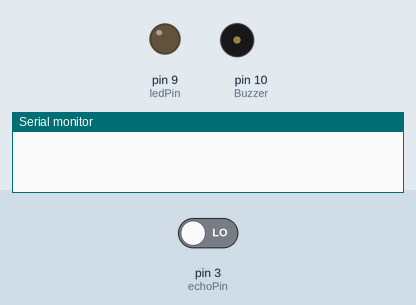
Simulated run of this sketch. Board: Arduino Uno, built with avr-gcc and run on an emulated ATmega328P. On the bench: output pins drawn as LEDs (lit = HIGH), buzzer (waves = sounding, pin HIGH), the last lines printed to the serial monitor. The inputs (shaded band) are chosen by the test bench; at power-on: pin 3 (echoPin) LOW. Pins used as bus, display or sensor lines are not drawn.

Above: at 0.1 s.
At 2.1 s:
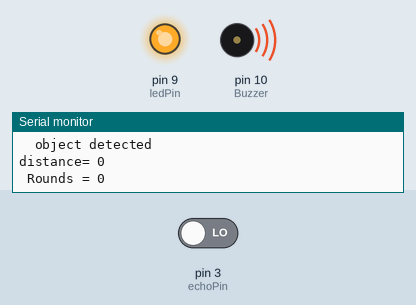
Timing chart, 0 to 3.6 s (numbered marks = the images above):
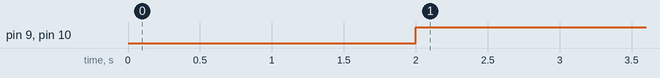

Measured:
- by itself, pin 9 (ledPin), pin 10 (Buzzer): LOW → HIGH at 2.0 s

The sketch:

Morining_Warm_up.ino
```cpp
#define trigPin 4
#define echoPin 3
int const Buzzer = 10; // Connect buzzer pin to 8
int const ledPin= 9;  //Connect LEd pin to 6
int duration, distance; //to measure the distance and time taken
int Count = 0;

void setup() {
        Serial.begin (9600);
        //Define the output and input objects(devices)
        pinMode(trigPin, OUTPUT);
        pinMode(echoPin, INPUT);
        pinMode(Buzzer, OUTPUT);
        pinMode(ledPin, OUTPUT);
}

void loop()
{

    digitalWrite(trigPin, HIGH);
    delay(1000);
    digitalWrite(trigPin, LOW);
    duration = pulseIn(echoPin, HIGH);
    distance = (duration/2) / 29.1;
    //when distance is greater than or equal to 200 OR less than or equal to 0,the buzzer and LED are off

  if (distance < 100)
        {   Serial.println("  object detected \n");
            Serial.print("distance= ");
            Serial.print(distance);        //prints the distance if it is between the range 15 to 150
            digitalWrite(Buzzer,1);              // play tone of 400Hz for 500 ms
            digitalWrite(ledPin,HIGH);
            Count = Count + 1;
            Serial.print("  \n Rounds = ");
            Serial.print(Count/2);
        }
  else {
                Serial.println("   no object detected   ");
        digitalWrite(ledPin,LOW);
        digitalWrite(Buzzer,0);
  }
}
```
